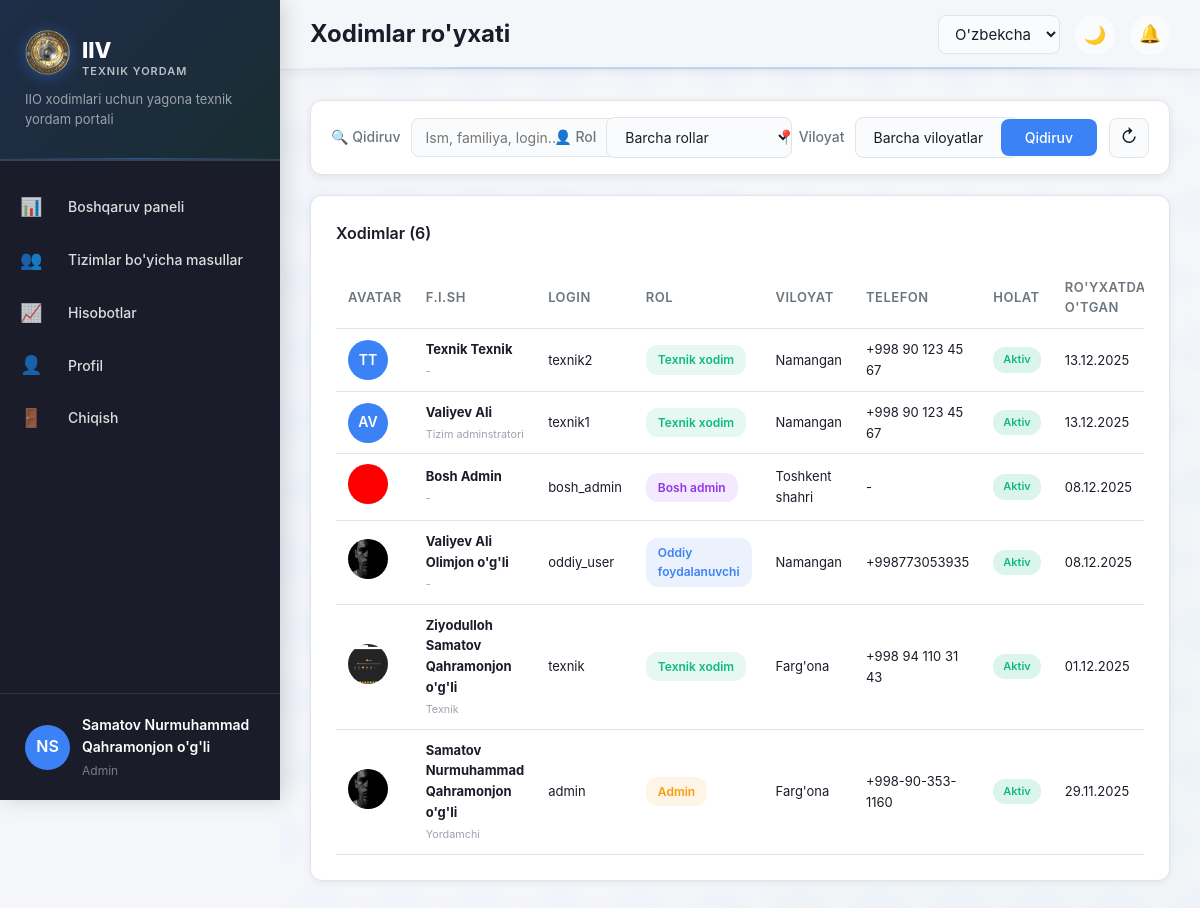
Page /tickets/users/ (signed in) on the committed database.
### accounts/models.py (models this page shows, shortened)
class User(AbstractUser):
    ROLE_CHOICES = [
        ('user', _('Oddiy foydalanuvchi')),
        ('technician', _('Texnik xodim')),
        ('admin', _('Admin')),
        ('superadmin', _('Bosh admin')),
    ]
    LANGUAGE_CHOICES = [
        ('uz', _("O'zbekcha (Lotin)")),
        ('uz-cy', _("Ўзбекча (Кирилл)")),
        ('ru', _('Русский')),
    ]
    last_name = models.CharField(max_length=150, verbose_name=_("Familiya"))
    first_name = models.CharField(max_length=150, verbose_name=_("Ism"))
    middle_name = models.CharField(max_length=150, blank=True, verbose_name=_("Sharif"))
    region = models.ForeignKey(
        Region,
        on_delete=models.SET_NULL,
        null=True,
        blank=True,
        verbose_name=_("Viloyat")
    )
    department = models.ForeignKey(
        Department,
        on_delete=models.SET_NULL,
        null=True,
        blank=True,
        verbose_name=_("Hududiy bo'lim")
    )
    position = models.CharField(max_length=200, blank=True, verbose_name=_("Lavozim"))
    phone = models.CharField(max_length=20, blank=True, verbose_name=_("Telefon"))
    role = models.CharField(
        max_length=20,
        choices=ROLE_CHOICES,
        default='user',
        verbose_name=_("Rol")
    )
    language = models.CharField(
        max_length=10,
        choices=LANGUAGE_CHOICES,
        default='uz',
        verbose_name=_("Til")
    )
    avatar = models.ImageField(
        upload_to='avatars/',
        blank=True,
        null=True,
        verbose_name=_("Avatar")
    )
    is_active = models.BooleanField(default=True, verbose_name=_("Aktiv"))
    created_at = models.DateTimeField(auto_now_add=True, verbose_name=_("Yaratilgan"))
    updated_at = models.DateTimeField(auto_now=True, verbose_name=_("O'zgartirilgan"))
    class Meta:
        verbose_name = _("Foydalanuvchi")
        verbose_name_plural = _("Foydalanuvchilar")
        ordering = ['-created_at']
    def get_full_name(self):
        parts = [self.last_name, self.first_name]
        if self.middle_name:
            parts.append(self.middle_name)
        return ' '.join(parts)
    def is_technician(self):
        return self.role == 'technician'
    def is_admin(self):
        return self.role in ['admin', 'superadmin']
    def is_superadmin(self):
        return self.role == 'superadmin'

class Region(models.Model):
    name = models.CharField(max_length=100, verbose_name=_("Viloyat nomi"))
    code = models.CharField(max_length=10, unique=True, verbose_name=_("Kod"))
    is_active = models.BooleanField(default=True, verbose_name=_("Faol"))
    class Meta:
        verbose_name = _("Viloyat")
        verbose_name_plural = _("Viloyatlar")
        ordering = ['name']

### tickets/views.py (the view)
    def wrapper(request, *args, **kwargs):
        if not request.user.is_admin():
            messages.error(request, _('Sizda bu sahifaga kirish huquqi yo\'q.'))
            return redirect('tickets:dashboard')
        return view_func(request, *args, **kwargs)

### accounts/context_processors.py (called while the page is built, shortened)
def new_tickets_count(request):
    if not request.user.is_authenticated:
        return {'new_tickets_count': 0}
    if not request.user.is_technician():
        return {'new_tickets_count': 0}

### tickets/views.py (called while the page is built)
def require_admin(view_func):
    def wrapper(request, *args, **kwargs):
        if not request.user.is_admin():
            messages.error(request, _('Sizda bu sahifaga kirish huquqi yo\'q.'))
            return redirect('tickets:dashboard')
        return view_func(request, *args, **kwargs)
    return wrapper

@login_required
@require_admin
def users_list(request):
    users = User.objects.all().order_by('-date_joined')
    role = request.GET.get('role')
    if role:
        users = users.filter(role=role)
    region = request.GET.get('region')
    if region:
        users = users.filter(region_id=region)
    search = request.GET.get('search')
    if search:
        users = users.filter(
            Q(first_name__icontains=search) |
            Q(last_name__icontains=search) |
            Q(username__icontains=search)
        )
    from accounts.models import Region
    all_regions = Region.objects.filter(is_active=True).order_by('name')
    context = {
        'users': users[:100],
        'all_regions': all_regions,
    }
    return render(request, 'tickets/users_list.html', context)

### templates/tickets/users_list.html (shortened to what this page needs)
{% extends 'base.html' %}
{% load static %}
{% load i18n %}
{% block page_title %}{% trans "Xodimlar ro'yxati" %}{% endblock %}
{% block content %}
<div class="card compact-filter-card">
    <form method="get" class="compact-filter-form">
        <div class="filter-inline">
            <div class="form-group-inline">
                <label class="form-label-inline">🔍 {% trans "Qidiruv" %}</label>
                <input type="text" name="search" class="form-input-inline" placeholder="{% trans 'Ism, familiya, login...' %}" value="{{ request.GET.search }}">
            </div>
            <div class="form-group-inline">
                <label class="form-label-inline">👤 {% trans "Rol" %}</label>
                <select name="role" class="form-select-inline">
                    <option value="">{% trans "Barcha rollar" %}</option>
                </select>
            </div>
            <div class="form-group-inline">
                <label class="form-label-inline">📍 {% trans "Viloyat" %}</label>
                <select name="region" class="form-select-inline">
                    <option value="">{% trans "Barcha viloyatlar" %}</option>
                </select>
            </div>
            <button type="submit" class="btn-filter">
                {% trans "Qidiruv" %}
            </button>
            <a href="{% url 'tickets:users_list' %}" class="btn-clear">
                ↻
            </a>
        </div>
    </form>
</div>
<div class="card" style="margin-top: 20px;">
    <div class="card-header">
        <h3 class="card-title">{% trans "Xodimlar" %} ({{ users.count }})</h3>
    </div>
    {% if users %}
    <div class="table-responsive">
        <table class="table">
            <thead>
                <tr>
                    <th>{% trans "Avatar" %}</th>
                    <th>{% trans "F.I.Sh" %}</th>
                    <th>{% trans "Login" %}</th>
                    <th>{% trans "Rol" %}</th>
                    <th>{% trans "Viloyat" %}</th>
                    <th>{% trans "Telefon" %}</th>
                    <th>{% trans "Holat" %}</th>
                    <th>{% trans "Ro'yxatdan o'tgan" %}</th>
                </tr>
            </thead>
            <tbody>
                {% for user_item in users %}
                <tr>
                    <td>
                        {% if user_item.avatar %}
                            <img src="{{ user_item.avatar.url }}" alt="Avatar" class="table-avatar">
                        {% else %}
                            <div class="table-avatar-placeholder">
                                {{ user_item.first_name.0 }}{{ user_item.last_name.0 }}
                            </div>
                        {% endif %}
                    </td>
                    <td>
                        <strong>{{ user_item.get_full_name }}</strong><br>
                        <small class="text-muted">{{ user_item.position|default:"-" }}</small>
                    </td>
                    <td>{{ user_item.username }}</td>
                    <td>
                        <span class="role-badge role-{{ user_item.role }}">
                            {{ user_item.get_role_display }}
                        </span>
                    </td>
                    <td>
                        {% if user_item.region %}
                            {{ user_item.region.name }}
                        {% else %}
                            <span class="text-muted">-</span>
                        {% endif %}
                    </td>
                    <td>{{ user_item.phone|default:"-" }}</td>
                    <td>
                        {% if user_item.is_active %}
                            <span class="badge badge-success">{% trans "Aktiv" %}</span>
                        {% else %}
                            <span class="badge badge-danger">{% trans "Bloklangan" %}</span>
                        {% endif %}
                    </td>
                    <td>{{ user_item.date_joined|date:"d.m.Y" }}</td>
                </tr>
                {% endfor %}
            </tbody>
        </table>
    </div>
    {% else %}
    <div class="empty-state">
        <div class="empty-icon">👥</div>
        <h3>{% trans "Xodimlar topilmadi" %}</h3>
        <p>{% trans "Qidiruv bo'yicha natija yo'q" %}</p>
    </div>
    {% endif %}
</div>
{% endblock %}

### templates/base.html (shortened to what this page needs)
{% load static %}
{% load i18n %}
<!DOCTYPE html>
<html lang="{{ LANGUAGE_CODE }}">
<head>
    <link rel="stylesheet" href="{% static 'css/style.css' %}">
    <link rel="stylesheet" href="{% static 'css/components.css' %}">
</head>
<body data-theme="light">
    <aside class="sidebar">
        <div class="sidebar-header">
            <div class="logo" style="display: flex; align-items: center; gap: 12px;">
                <img src="{% static 'images/logo1.png' %}" alt="IIV Logo" style="width: 45px; height: 45px; object-fit: contain;">
                <div class="logo-text" style="display: flex; flex-direction: column; gap: 2px;">
                    <h1 style="font-size: 22px; font-weight: 800; margin: 0; color: #ffffff; line-height: 1;">IIV</h1>
                    <span style="font-size: 11px; color: rgba(255,255,255,0.7); text-transform: uppercase; letter-spacing: 1px; font-weight: 600;">Texnik Yordam</span>
                </div>
            </div>
            <p class="sidebar-tagline">{% trans "IIO xodimlari uchun yagona texnik yordam portali" %}</p>
        </div>
        <nav class="sidebar-nav">
            {% block sidebar_menu %}
            {% if user.is_authenticated %}
                {% if user.is_admin %}
                    <a href="{% url 'tickets:admin_dashboard' %}" class="nav-item">
                        <span class="icon">📊</span>
                        <span>{% trans "Dashboard" %}</span>
                    </a>
                    <a href="{% url 'tickets:users_list' %}" class="nav-item">
                        <span class="icon">👥</span>
                        <span>{% trans "Tizimlar bo'yicha masullar" %}</span>
                    </a>
                    <a href="{% url 'reports:dashboard' %}"
                           class="nav-item {% if 'reports' in request.path %}active{% endif %}">
                            <span class="icon">📈</span>
                            <span>{% trans "Hisobotlar" %}</span>
                    </a>
                {% endif %}
                <a href="{% url 'accounts:profile' %}" class="nav-item">
                    <span class="icon">👤</span>
                    <span>{% trans "Profil" %}</span>
                </a>
                <a href="{% url 'accounts:logout' %}" class="nav-item">
                    <span class="icon">🚪</span>
                    <span>{% trans "Chiqish" %}</span>
                </a>
            {% endif %}
            {% endblock %}
        </nav>
        {% if user.is_authenticated %}
        <div class="sidebar-footer">
            <div class="user-info">
                {% if user.photo %}
                    <img src="{{ user.photo.url }}" alt="Avatar" class="user-avatar">
                {% else %}
                    <div class="user-avatar-placeholder">{{ user.first_name.0 }}{{ user.last_name.0 }}</div>
                {% endif %}
                <div class="user-details">
                    <div class="user-name">{{ user.get_full_name }}</div>
                    <div class="user-role">{{ user.get_role_display }}</div>
                </div>
            </div>
        </div>
        {% endif %}
    </aside>
    <main class="main-content">
        <header class="topbar">
            <div class="topbar-left">
                <h1 class="page-title">{% block page_title %}{% trans "Dashboard" %}{% endblock %}</h1>
            </div>
            <div class="topbar-right">
                <div class="language-selector">
                    <form method="post" action="{% url 'set_language' %}" id="languageForm">
                        <select name="language" onchange="this.form.submit()" class="language-select">
                            <option value="uz" {% if request.LANGUAGE_CODE == 'uz' %}selected{% endif %}>O'zbekcha</option>
                        </select>
                    </form>
                </div>
                <button class="theme-toggle" id="themeToggle" onclick="toggleTheme()">
                    <span class="theme-icon">🌙</span>
                </button>
                {% if user.is_authenticated %}
                <div class="notifications-bell" onclick="toggleNotifications()">
                    <span class="bell-icon">🔔</span>
                </div>
                {% endif %}
            </div>
        </header>
        <div class="content-wrapper">
            {% block content %}{% endblock %}
        </div>
    </main>
</body>
</html>

### static/css/components.css (style rules this page uses)
.nav-item { display: flex; align-items: center; gap: 12px; padding: 12px 20px; color: var(--text-primary); text-decoration: none; transition: var(--transition); font-size: 14px; font-weight: 500; }
.nav-item .icon { font-size: 18px; flex-shrink: 0; }
.table-responsive { width: 100%; overflow-x: auto; -webkit-overflow-scrolling: touch; }
.text-muted { color: var(--text-muted); }
.badge { display: inline-block; padding: 4px 10px; border-radius: 12px; font-size: 12px; font-weight: 600; }
.badge-success { background: rgba(16, 185, 129, 0.15); color: var(--accent-success); }

### templates/tickets/users_list.html (style rules this page uses)
.compact-filter-card { padding: 16px 20px; margin-bottom: 20px; background: var(--bg-secondary); border: 1px solid var(--border-color); box-shadow: var(--shadow); }
.compact-filter-form { margin: 0; }
.filter-inline { display: flex; align-items: center; gap: 12px; flex-wrap: wrap; }
.form-group-inline { display: flex; align-items: center; gap: 10px; flex: 1; min-width: 200px; }
.form-label-inline { font-size: 14px; font-weight: 500; color: var(--text-secondary); white-space: nowrap; margin: 0; }
.form-input-inline, .form-select-inline { flex: 1; padding: 10px 14px; border: 1px solid var(--border-color); border-radius: var(--radius-sm); background: var(--bg-tertiary); color: var(--text-primary); font-size: 14px; transition: var(--transition); }
.btn-filter { padding: 10px 24px; background: var(--accent-primary); color: white; border: none; border-radius: var(--radius-sm); font-size: 14px; font-weight: 500; cursor: pointer; transition: var(--transition); white-space: nowrap; }
.btn-clear { width: 40px; height: 40px; border-radius: var(--radius-sm); background: var(--bg-tertiary); border: 1px solid var(--border-color); display: flex; align-items: center; justify-content: center; font-size: 18px; transition: var(--transition); text-decoration: none; color: var(--text-primary); }
.table-avatar { width: 40px; height: 40px; border-radius: 50%; object-fit: cover; }
.table-avatar-placeholder { width: 40px; height: 40px; border-radius: 50%; background: var(--accent-primary); color: white; display: flex; align-items: center; justify-content: center; font-weight: 600; font-size: 14px; }
.role-badge { display: inline-block; padding: 5px 12px; border-radius: 12px; font-size: 12px; font-weight: 600; }
.role-user { background: rgba(59, 130, 246, 0.1); color: #3b82f6; }
.role-technician { background: rgba(16, 185, 129, 0.1); color: #10b981; }
.role-admin { background: rgba(245, 158, 11, 0.1); color: #f59e0b; }
.role-superadmin { background: rgba(147, 51, 234, 0.1); color: #9333ea; }
.badge { display: inline-block; padding: 4px 10px; border-radius: 12px; font-size: 11px; font-weight: 600; }
.badge-success { background: rgba(16, 185, 129, 0.15); color: var(--accent-success); }
.card-title { font-size: 16px; font-weight: 600; margin: 0; }
.table th, .table td { padding: 10px 12px; font-size: 13px; }

### rows in the picture
User: first_name.0 "N", last_name.0 "S", get_full_name "Samatov Nurmuhammad Qahramonjon o'g'li", role "Admin", avatar (picture), position "Yordamchi", username "admin", region.name "Farg'ona", phone "+998-90-353-1160", date_joined "29.11.2025"
User: first_name.0 "T", last_name.0 "T", get_full_name "Texnik Texnik", position "-", username "texnik2", role "Texnik xodim", region.name "Namangan", phone "+998 90 123 45 67", date_joined "13.12.2025"
User: first_name.0 "A", last_name.0 "V", get_full_name "Valiyev Ali", position "Tizim adminstratori", username "texnik1", role "Texnik xodim", region.name "Namangan", phone "+998 90 123 45 67", date_joined "13.12.2025"
User: avatar (picture), get_full_name "Bosh Admin", position "-", username "bosh_admin", role "Bosh admin", region.name "Toshkent shahri", phone "-", date_joined "08.12.2025"
User: avatar (picture), get_full_name "Valiyev Ali Olimjon o'g'li", position "-", username "oddiy_user", role "Oddiy foydalanuvchi", region.name "Namangan", phone "+998773053935", date_joined "08.12.2025"
User: avatar (picture), get_full_name "Ziyodulloh Samatov Qahramonjon o'g'li", position "Texnik", username "texnik", role "Texnik xodim", region.name "Farg'ona", phone "+998 94 110 31 43", date_joined "01.12.2025"

### other values in the picture
{{ users.count }} "6"
